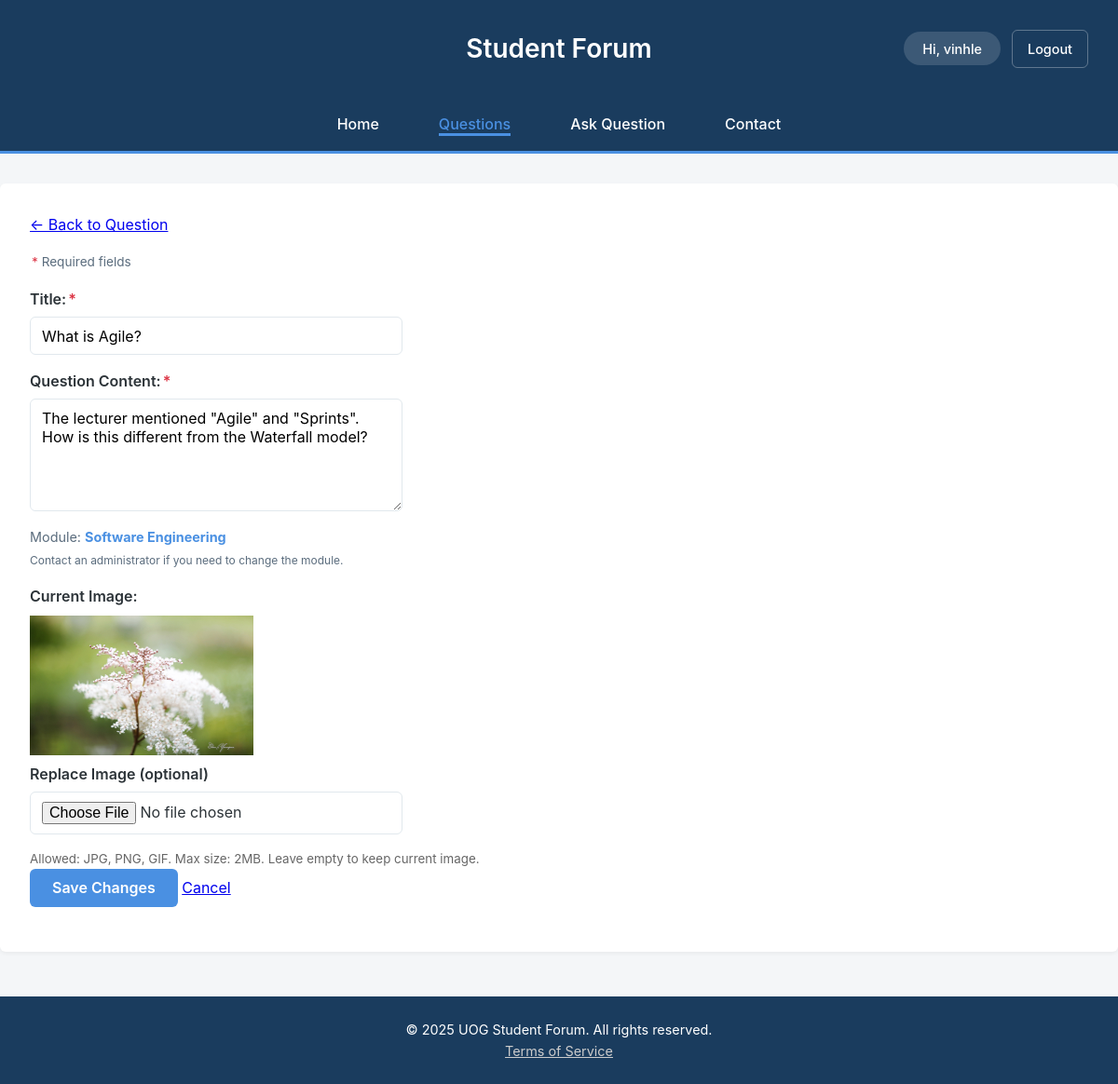
The page /editquestion.php?id=4 (signed in) on the database as committed earlier.
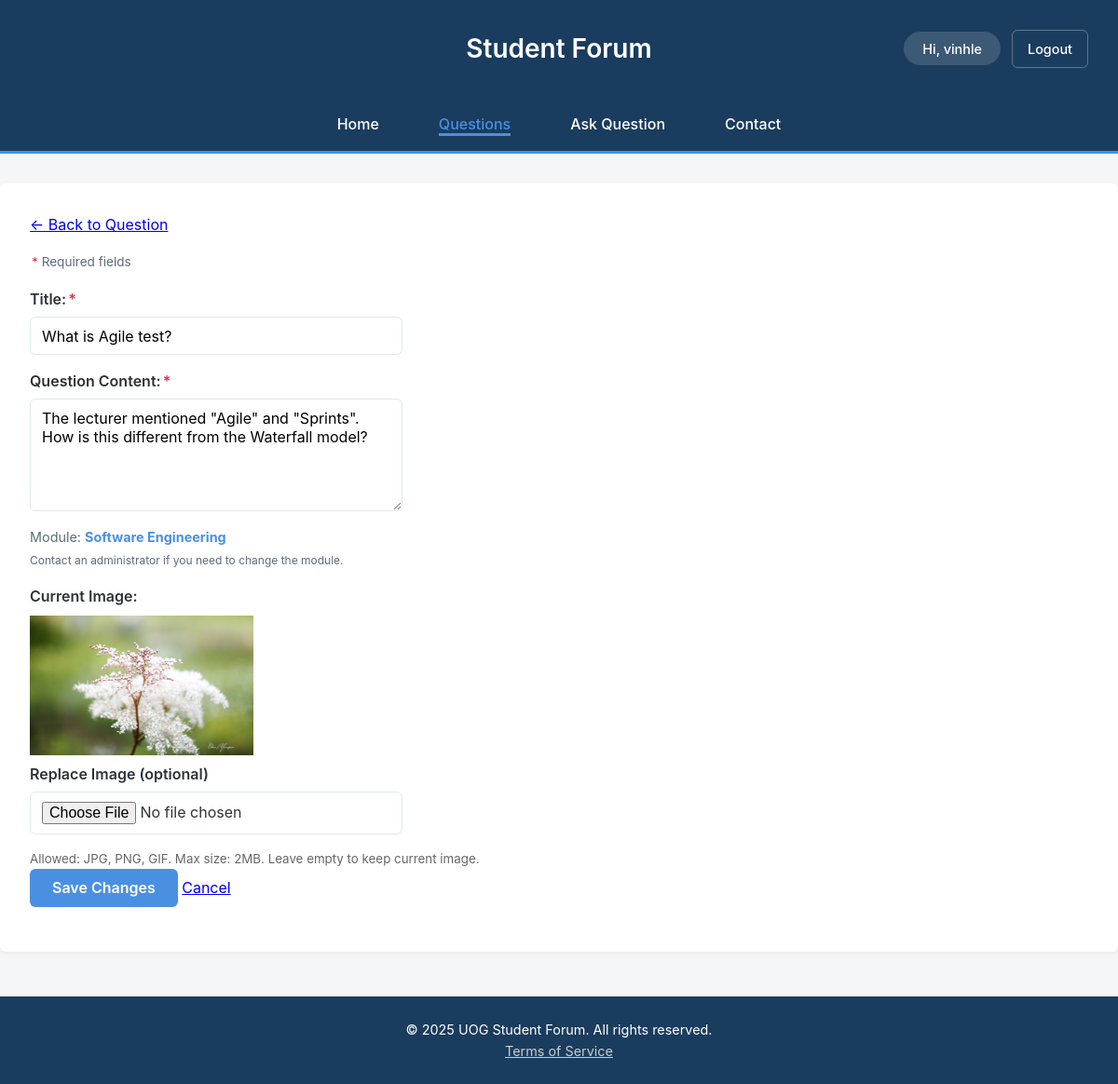
The same page on the database as committed later.
### tables this page shows
CREATE TABLE `question` (
  `question_id` int(11) NOT NULL,
  `title` varchar(255) NOT NULL,
  `content` text NOT NULL,
  `image` varchar(255) DEFAULT NULL,
  `view_count` int(11) NOT NULL DEFAULT 0,
  `status` varchar(50) NOT NULL DEFAULT 'active',
  `created_at` timestamp NOT NULL DEFAULT current_timestamp(),
  `user_id` int(11) DEFAULT NULL,
  `module_id` int(11) NOT NULL,
  `updated_at` timestamp NOT NULL DEFAULT current_timestamp() ON UPDATE current_timestamp()
);

### editquestion.php (called while the page is built, shortened)
<?php
include INCLUDES_PATH . 'DatabaseConnection.php';
include FUNCTIONS_PATH . 'DatabaseFunctions.php';
include FUNCTIONS_PATH . 'QuestionDbFunctions.php';
include FUNCTIONS_PATH . 'ModuleDbFunctions.php';
try {
    $question_id = (int) ($_POST['question_id'] ?? $_GET['id'] ?? 0);
    $question = getQuestion($pdo, $question_id);
    $module = getModule($pdo, $question['module_id']);
    $moduleName = $module ? $module['module_name'] : 'Unknown';
    include PUBLIC_TEMPLATES . 'editquestion.html.php';
} catch (PDOException $e) {
    $title = 'An error has occurred';
    $output = 'Database error: ' . $e->getMessage();
}
include PUBLIC_TEMPLATES . 'layout.html.php';

### includes/functions/DatabaseFunctions.php (called while the page is built, shortened)
<?php
function query($pdo, $sql, $parameters = []) {
    $query = $pdo->prepare($sql);
    $query->execute($parameters);
    return $query;
}
function getById($pdo, $table, $id) {
    $table_ids = [
        'question' => 'question_id',
        'user_account' => 'user_id',
        'module' => 'module_id',
        'message' => 'message_id',
        'answer' => 'answer_id'
    ];
    $table_id = $table_ids[$table];
    $sql = "SELECT * FROM {$table} WHERE {$table_id} = :id";
    $parameters = [':id' => $id];
    $query = query($pdo, $sql, $parameters);
    return $query->fetch();
}

### includes/functions/QuestionDbFunctions.php (called while the page is built, shortened)
<?php
function getQuestion($pdo, $question_id) {
    return getById($pdo, 'question', $question_id);
}

### includes/functions/ModuleDbFunctions.php (called while the page is built, shortened)
<?php
function getModule($pdo, $module_id) {
    return getById($pdo, 'module', $module_id);
}

### templates/public/editquestion.html.php (the view, shortened to what this page needs)
<p><a href="questiondetail.php?id=<?= $question['question_id'] ?>" class="btn-secondary">&larr; Back to Question</a></p>
<form action="" method="post" enctype="multipart/form-data" class="needs-validation" novalidate>
    <p class="required-note"><span class="required">*</span> Required fields</p>
    <label for="title">Title:<span class="required">*</span></label>
    <input type="text" id="title" name="title" required maxlength="255" value="<?=htmlspecialchars($question['title'] ?? '', ENT_QUOTES, 'UTF-8')?>">
    <label for="content">Question Content:<span class="required">*</span></label>
    <textarea id="content" name="content" rows="5" cols="60" required><?=htmlspecialchars($question['content'] ?? '', ENT_QUOTES, 'UTF-8')?></textarea>
    <p class="form-note">Module: <strong><?=htmlspecialchars($moduleName ?? 'Unknown', ENT_QUOTES, 'UTF-8')?></strong>
    <br><small>Contact an administrator if you need to change the module.</small></p>
    <?php if (!empty($question['image'])): ?>
    <div class="current-image">
        <label>Current Image:</label>
        <img src="images/<?=htmlspecialchars($question['image'], ENT_QUOTES, 'UTF-8')?>" alt="Current question image" style="max-height: 150px; display: block; margin: 0.5rem 0;">
    </div>
    <?php endif; ?>
    <label for="image">Replace Image (optional)</label>
    <input type="file" id="image" name="image" accept="image/*">
    <small style="display: block; margin-top: 0.25rem; color: #666;">Allowed: JPG, PNG, GIF. Max size: 2MB. Leave empty to keep current image.</small>
    <div class="form-actions">
        <input type="submit" name="submit" value="Save Changes" class="btn-primary">
        <a href="questiondetail.php?id=<?= $question['question_id'] ?>" class="btn-secondary">Cancel</a>
    </div>
</form>

Rows that differ between the two databases and show on the page:
changed question: title "What is Agile?" → "What is Agile test?"
